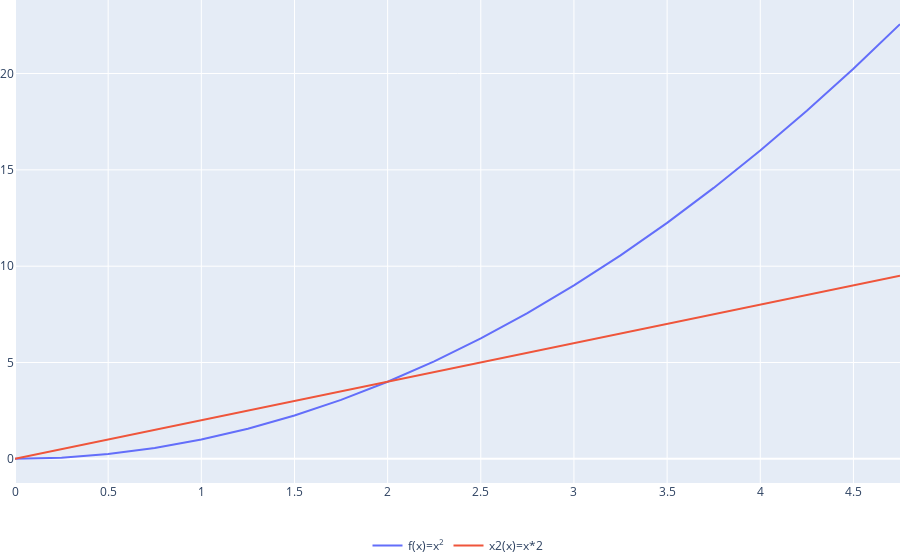

The code cell stored with this chart in its notebook:
### Code cell
fig = go.Figure()

fig.add_trace(go.Scatter(
    x=X, 
    y=f(X), 
    name='f(x)=x<sup>2'
))

fig.add_trace(go.Scatter(
    x=X,
    y=x2(X),
    name='x2(x)=x*2'
))

# Редактируем расположение легенды
fig.update_layout(
    legend_orientation = 'h',
    legend = dict(x = .5, xanchor = 'center'),  # Расположение легенды
    margin = dict(l=0, r=0, t=0, b=0)  # Отступы: l - слева, r - справа, t - сверху, b - снизу
)

fig.show()

### Figure 1 — Plotly figure (JSON) as saved in the notebook; plotly's stock layout.template omitted (floating-point values rounded to 4 significant figures)
{"data": [{"name": "f(x)=x<sup>2", "type": "scatter", "x": [0, 0.25, 0.5, 0.75, 1, 1.25, 1.5, 1.75, 2, 2.25, 2.5, 2.75, 3, 3.25, 3.5, 3.75, 4, 4.25, 4.5, 4.75], "y": [0, 0.0625, 0.25, 0.5625, 1, 1.562, 2.25, 3.062, 4, 5.062, 6.25, 7.562, 9, 10.56, 12.25, 14.06, 16, 18.06, 20.25, 22.56]}, {"name": "x2(x)=x*2", "type": "scatter", "x": [0, 0.25, 0.5, 0.75, 1, 1.25, 1.5, 1.75, 2, 2.25, 2.5, 2.75, 3, 3.25, 3.5, 3.75, 4, 4.25, 4.5, 4.75], "y": [0, 0.5, 1, 1.5, 2, 2.5, 3, 3.5, 4, 4.5, 5, 5.5, 6, 6.5, 7, 7.5, 8, 8.5, 9, 9.5]}], "layout": {"legend": {"orientation": "h", "x": 0.5, "xanchor": "center"}, "margin": {"b": 0, "l": 0, "r": 0, "t": 0}}}
